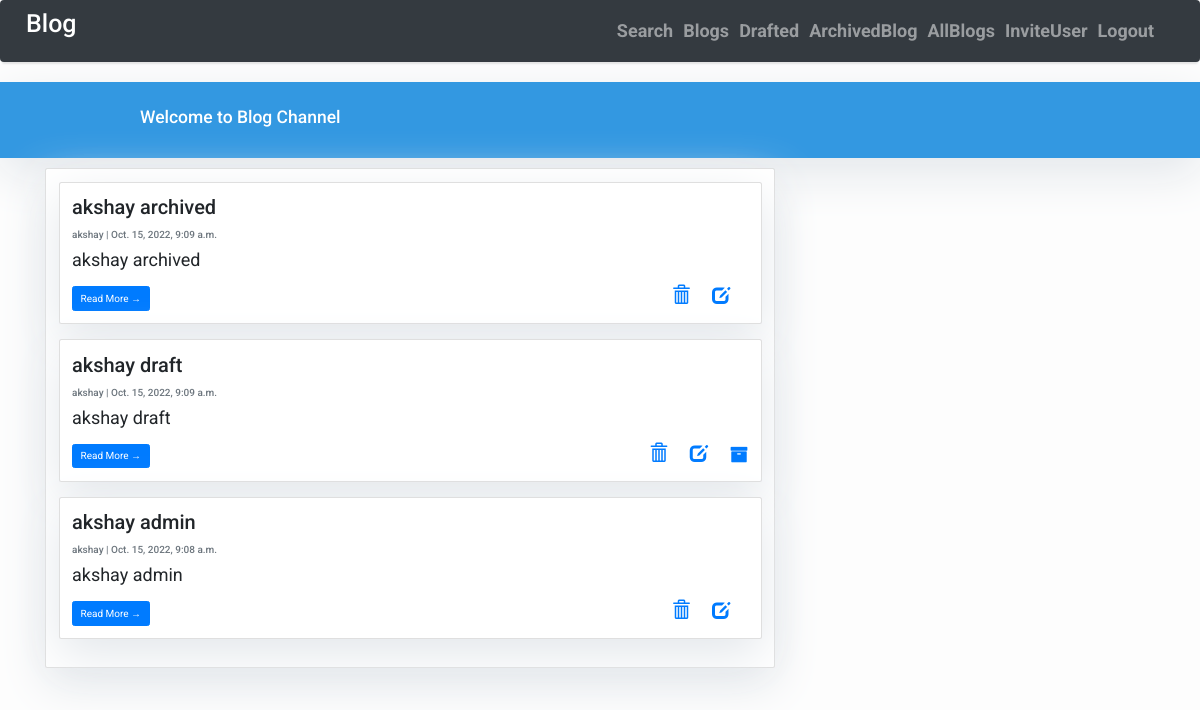
Screenshot of /blog/userposts/ (signed in) with the database file from the repository.
### blogs/models.py (models this page shows, shortened)
class Post(models.Model):
    title = models.CharField(max_length=200, unique=True)
    author = models.ForeignKey(User, on_delete= models.CASCADE,related_name='blog_posts', null=True)
    updated_on = models.DateTimeField(auto_now= True)
    content = models.TextField()
    created_on = models.DateTimeField(auto_now_add=True)
    status = models.IntegerField(choices=STATUS, default=1)
    class Meta:
        ordering = ['-created_on']

### blogs/views.py (the view)
# urls.py: path('userposts/', views.UserPosts.as_view(), name='user_posts'),
class UserPosts(View):
    def get(self, request):
        logged_in_user = request.user.id
        logged_in_user_posts = Post.objects.filter(author=logged_in_user)
        return render(request, 'user_posts.html', {'user_posts': logged_in_user_posts})

### blogs/templates/user_posts.html (shortened to what this page needs)
    {% extends "home.html" %}
{% block content %}
<div class="container">
    <div class="row">
        <div class="col-md-8 mt-3 left">
            <div class="card mb-4">
                <div class="card-body">
                {% for post in user_posts %}
                <div class="card mb-4">
                    <div class="card-body">
                        <h2 class="card-title">{{ post.title }}</h2>
                        <p class="card-text text-muted h6">{{ post.author }} | {{ post.created_on}} </p>
                        <p class="card-text">{{post.content|slice:":200" }}</p>
                        <a href="{% url 'blog:post_detail' post.id  %}" class="btn btn-primary">Read More &rarr;</a>
                        <div class="right">
                        <a href="{% url 'blog:post_delete' post.id  %}">
                            <span class="glyphicon glyphicon-trash" ></span>
                          </a>&nbsp;&nbsp;&nbsp;
                        <a href="{% url 'blog:post_update' post.id  %}">
                        <span class="glyphicon glyphicon-edit"></span>
                        </a>&nbsp;&nbsp;&nbsp;
                        {% if request.user.is_superuser  %}
                            {%if post.status == 0 or post.status == 1 %}
                                <a href="{% url 'blog:post_archive' post.id  %}">
                                    <i class="fa fa-archive" aria-hidden="true"></i>
                                </a>
                            {%endif%}
                        {%endif%}
                        </div>
                    </div>
                </div>
                {% endfor %}
                </div>
            </div>
        </div>
    </div>
</div>
{%endblock%}

### blogs/templates/home.html (style rules this page uses)
body { font-family: "Roboto", sans-serif; font-size: 17px; background-color: #fdfdfd; }

### blogs/templates/user_posts.html (style rules this page uses)
body { font-family: "Roboto", sans-serif; font-size: 18px; background-color: #fdfdfd; }
.card { box-shadow: 0 16px 48px #E3E7EB; }
.right { text-align: right; float: right; }

### rows the page displays
Post: title "akshay archived", author "akshay", created_on "Oct. 15, 2022, 9:09 a.m.", content "akshay archived"
Post: title "akshay draft", author "akshay", created_on "Oct. 15, 2022, 9:09 a.m.", content "akshay draft", status 0 (drawn)
Post: title "akshay admin", author "akshay", created_on "Oct. 15, 2022, 9:08 a.m.", content "akshay admin"
